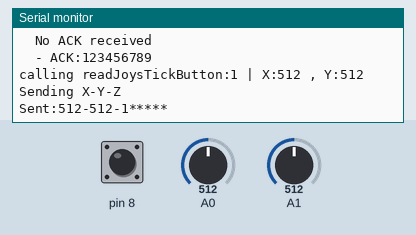
This sketch was run on a simulated Arduino Uno, built with avr-gcc and run on an emulated ATmega328P. Shown: the last lines printed to the serial monitor. The inputs (shaded band) are chosen by the test bench; at power-on: A0 = 512, A1 = 512, pin 8 HIGH. No radio packets arrive unless stated.

Above: at 1.2 s.
1.3 s: A0 set to 105
At 1.45 s:
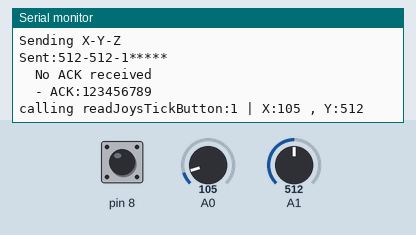
4.3 s: A0 set to 88
At 5.13 s:
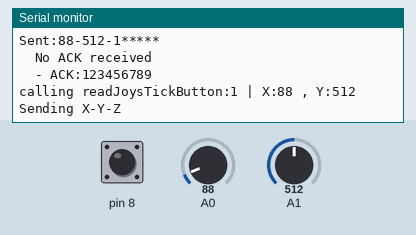
5.8 s: A1 set to 108
At 5.86 s:
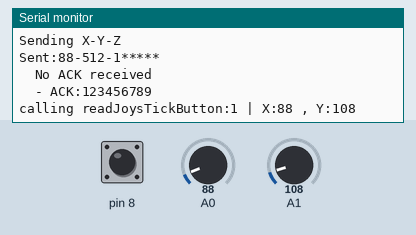
7.3 s: A1 set to 94
At 7.43 s:
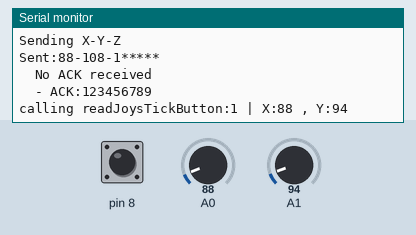
Timing chart, 0 to 10.3 s (numbered marks = the images above; inputs shaded):
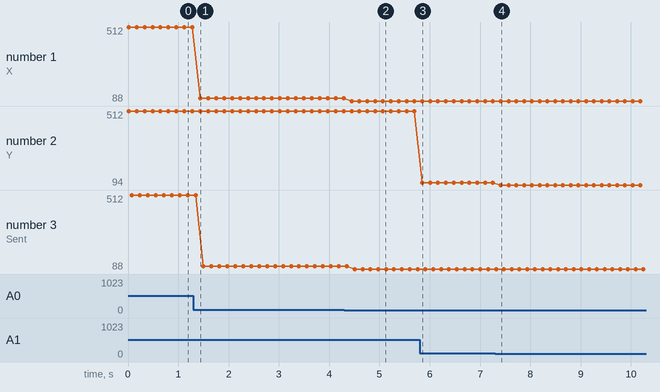

Measured:
- the behaviour switches between 100 and 99 on A0 (found by bisection; images 1 and 2)
- after the input at 1.3 s, the serial monitor: prints a new line after 0.14 s (image 1)
- after the input at 4.3 s, the serial monitor: prints a new line after 0.14 s (image 2)
- after the input at 5.8 s, the serial monitor: prints a new line after 0.05 s (image 3)
- after the input at 7.3 s, the serial monitor: prints a new line after 0.11 s (image 4)
- plotted number 1: 512 → 105 after the input at 1.3 s, 105 → 88 after the input at 4.3 s
- plotted number 2: 512 → 108 after the input at 5.8 s, 108 → 94 after the input at 7.3 s
- plotted number 3: 512 → 105 after the input at 1.3 s, 105 → 88 after the input at 4.3 s

The sketch:

Robot1_joystick_tx.ino
```cpp
#include "Joystick.h"
#include "TxRf.h"
#include <SPI.h>
#include <nRF24L01.h>
#include <RF24.h>


#define CE_PIN 9
#define CSN_PIN 10

RF24 radio(CE_PIN, CSN_PIN); // Create a Radio

char dataToSend[10] = "Carlito 0";
char txNum = '0';
char ackData[10] = "123456789"; // to hold the two values coming from the slave
bool newData = false;
char dataReceived[12];
int pos[3];


const byte slaveAddress[5] = {'T','x','N','I','C'};

#define SWX A0
#define SWY A1
#define SWBUTTON  8

Joystick joystick(SWX, SWY, SWBUTTON);

void setup() {

  Serial.begin(9600);
  Serial.println("Joystick 1");
  radioSetup(radio, slaveAddress, ackData);
  joystick.begin();
}


void loop() {
  // put your main code here, to run repeatedly:
  Serial.print("calling readJoysTick");

  joystick.read();
  Serial.print("Button:");
  Serial.print(joystick.button);
  Serial.print(" | X:");
  Serial.print(joystick.posx);
  Serial.print(" , Y:");
  Serial.println(joystick.posy);
  sendData();
  delay(100);

}

void sendData(){
  Serial.println("Sending X-Y-Z");
  Point data;
  data.x = joystick.posx;
  data.y = joystick.posy;
  data.b = joystick.button;

  send(radio, data, 3, ackData);


}
```

Joystick.cpp
```cpp
/*
  Joystick.cpp - Library for managing a Joystick
  Created by Andres Rangel, October 25, 2017.
  Released into the public domain.
  Vr. 1.0
*/

#include "Arduino.h"
#include "Joystick.h"


Joystick::Joystick(int swx,int swy, int swbutton){
  _swx = swx;
  _swy = swy;
  _swbutton = swbutton;
  posx = -1;
  posy = -1;
  button = -1;
}

void Joystick::begin(){
  pinMode(_swx, INPUT); // analog
  pinMode(_swy, INPUT); // analog
  pinMode(_swbutton, INPUT_PULLUP); //digital
}

void Joystick::read(){
  posx = analogRead(_swx);
  posy = analogRead(_swy);
  button = digitalRead(_swbutton);
}
```

Joystick.h
```cpp
/*
  Joystick.h - Library for managing a Joystick
  Created by Andres Rangel, October 25, 2017.
  Released into the public domain.
  Vr. 1.0
*/

#ifndef Joystick_h
#define Joystick_h

#include "Arduino.h"

class Joystick
{
  public:
    Joystick(int swx,int swy, int swbutton);
    void begin();
    void read();
    int posx, posy,button;
  private:
    int _swx,_swy,_swbutton;
};

#endif
```

TxRf.cpp
```cpp
// SimpleTx - the master or the transmitter

#include <SPI.h>
#include <nRF24L01.h>
#include <RF24.h>

#include "Arduino.h"
#include "TxRf.h"


void radioSetup(RF24 radio, byte* rfAddress, char * ackData, int channel=108, bool enableAck=true, int retry_count=5, int retry_delay=3) {

    radio.begin();
    radio.setChannel(channel);
    radio.setPALevel(RF24_PA_LOW);
    radio.setDataRate( RF24_250KBPS );

    if(enableAck){
      radio.enableAckPayload();
      radio.writeAckPayload(1, ackData, sizeof(ackData));
    }
    radio.setRetries(retry_delay,retry_count); // delay, count
    radio.openWritingPipe(rfAddress);
}


//====================
void send(RF24 radio, Point data,int dataLength, char *ackData) {

    bool rslt;
    rslt = radio.write( &data, sizeof(Point) );
      // Always use sizeof() as it gives the size as the number of bytes.
      // For example if dataToSend was an int sizeof() would correctly return 2

    Serial.print("Sent:");
    Serial.print(data.x);
    Serial.print("-");
    Serial.print(data.y);
    Serial.print("-");
    Serial.print(data.b);
    Serial.println("*****");
    if (rslt) {
      if ( radio.isAckPayloadAvailable() ) {
              radio.read(&ackData, sizeof(ackData));
       }
       else {
            Serial.println("  No ACK received ");
       }
       Serial.print("  - ACK:");
       Serial.println(ackData);
    }
    else {
        Serial.println("  Tx failed");
    }
}
```

TxRf.h
```cpp
#ifndef TxRf_h
#define TxRf_f

#include <SPI.h>
#include <nRF24L01.h>
#include <RF24.h>


#include <SPI.h>
#include <nRF24L01.h>
#include <RF24.h>
typedef struct{
  int x;
  int y;
  int b;
}Point;

void radioSetup(RF24 radio, byte* rfAddress, char * ackData, int channel=108, bool enableAck=true, int retry_count=5, int retry_delay=3);
void send(RF24 radio, Point data,int dataLength , char *ackData);

#endif
```
